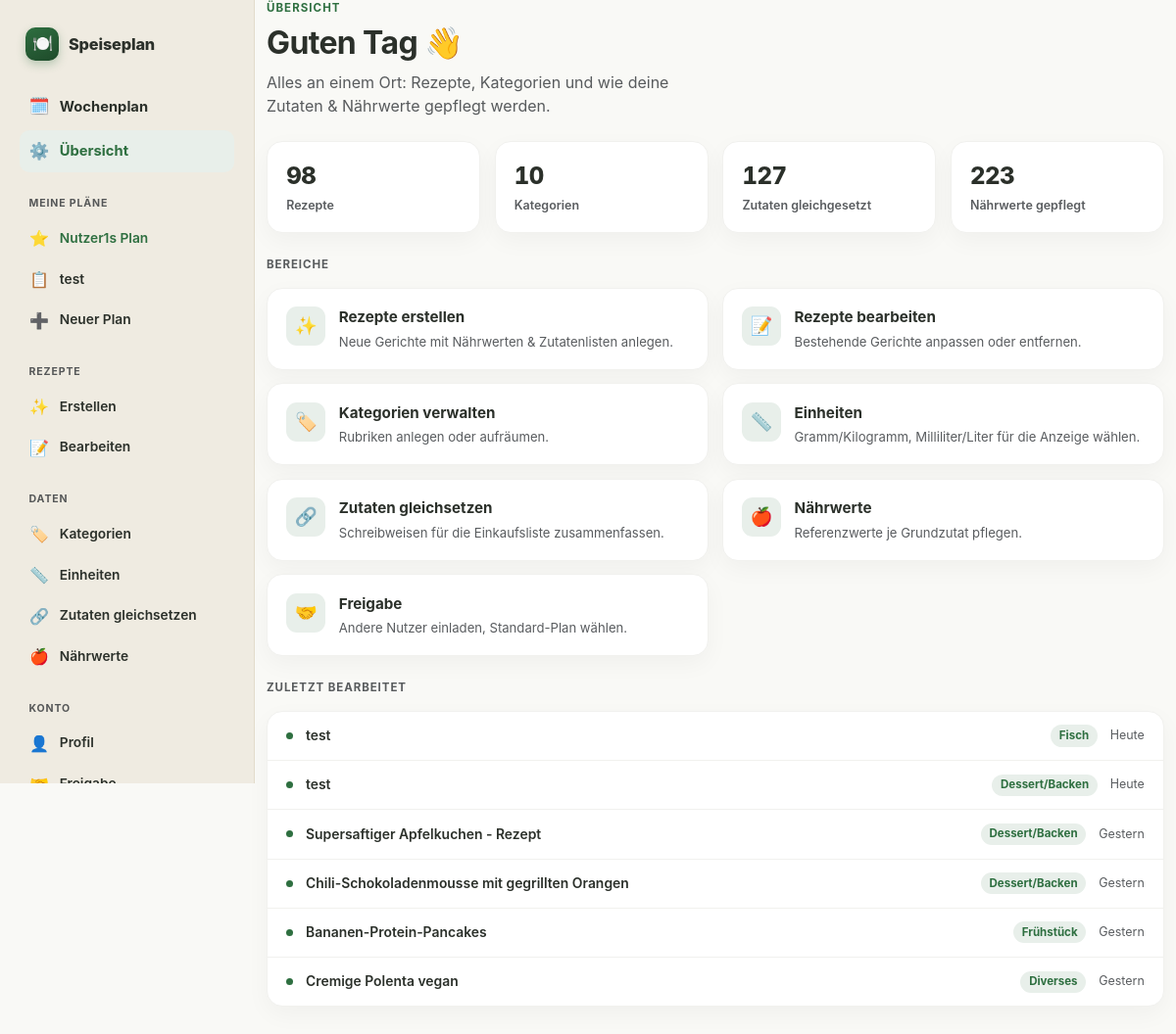
The app's page /manage (signed in) with its own data.
### models.py (models this page shows)
class PlanMembership(db.Model):
    id = db.Column(db.Integer, primary_key=True)
    plan_id = db.Column(db.Integer, db.ForeignKey('plan.id'), nullable=False, index=True)
    user_id = db.Column(db.Integer, db.ForeignKey('user.id'), nullable=False, index=True)
    is_starred = db.Column(db.Boolean, default=False, nullable=False)
    show_in_week_overview = db.Column(db.Boolean, default=True, nullable=False)
    __table_args__ = (db.UniqueConstraint('plan_id', 'user_id', name='uq_plan_membership_plan_id_user_id'),)
    plan = db.relationship('Plan')
    user = db.relationship('User')

class Plan(db.Model):
    id = db.Column(db.Integer, primary_key=True)
    name = db.Column(db.String(100), nullable=False)
    owner_user_id = db.Column(db.Integer, db.ForeignKey('user.id'), nullable=False)
    created_at = db.Column(db.DateTime, default=db.func.now())
    owner = db.relationship('User', foreign_keys=[owner_user_id])

class Recipe(db.Model):
    id = db.Column(db.Integer, primary_key=True)
    name = db.Column(db.String(100), nullable=False)
    owner_plan_id = db.Column(db.Integer, db.ForeignKey('plan.id'), nullable=False, index=True)
    category_id = db.Column(db.Integer, db.ForeignKey('category.id'), nullable=False)
    is_side_dish = db.Column(db.Boolean, default=False, nullable=False)
    is_favorite = db.Column(db.Boolean, default=False, nullable=False)
    servings = db.Column(db.Integer, nullable=False, default=2)
    calories = db.Column(db.Integer, default=0)
    protein = db.Column(db.Float, default=0.0)
    carbs = db.Column(db.Float, default=0.0)
    fat = db.Column(db.Float, default=0.0)
    nutrition_override = db.Column(db.Boolean, default=False, nullable=False)
    source_url = db.Column(db.String(500), nullable=True)
    instructions = db.Column(db.Text, nullable=True)
    updated_at = db.Column(db.DateTime, default=db.func.now())
    category = db.relationship('Category', backref=db.backref('recipes', lazy=True))
    owner_plan = db.relationship('Plan', foreign_keys=[owner_plan_id])
    ingredients = db.relationship('Ingredient', backref='recipe', cascade="all, delete-orphan")
    seasons = db.relationship('RecipeSeason', backref='recipe', cascade="all, delete-orphan")
    plan_links = db.relationship('RecipePlanLink', backref='recipe', cascade="all, delete-orphan")

class Category(db.Model):
    id = db.Column(db.Integer, primary_key=True)
    plan_id = db.Column(db.Integer, db.ForeignKey('plan.id'), nullable=False, index=True)
    name = db.Column(db.String(50), nullable=False)
    __table_args__ = (db.UniqueConstraint('plan_id', 'name', name='uq_category_plan_id_name'),)

### routes/manage.py (the view)
@manage_bp.route('/manage')
def manage():
    plan = current_plan()
    recent_recipes = (
        visible_recipes_query(plan.id).filter(Recipe.updated_at.isnot(None))
        .order_by(Recipe.updated_at.desc())
        .limit(RECENT_RECIPES_LIMIT)
        .all()
    )
    stats = {
        "recipe_count": visible_recipes_query(plan.id).count(),
        "category_count": Category.query.filter_by(plan_id=plan.id).count(),
        "aliased_ingredient_count": len(list_alias_canonical_names(plan.id)),
        "nutrition_entry_count": IngredientNutrition.query.filter_by(plan_id=plan.id).count(),
    }
    recent = [
        {"recipe": r, "when": _format_relative_day(r.updated_at)}
        for r in recent_recipes
    ]
    return render_template('manage.html', stats=stats, recent=recent)

### app.py (called while the page is built)
@app.before_request
def require_login():
    if request.endpoint is None or request.endpoint in ('auth.login', 'auth.register', 'static'):
        return None
    if current_user() is None:
        return redirect(url_for('auth.login', next=request.path))
    if current_plan() is None and request.endpoint not in ZERO_PLAN_ALLOWED_ENDPOINTS:
        return redirect(url_for('plan.index'))
    return None

@app.after_request
def set_security_headers(response):
    response.headers['X-Content-Type-Options'] = 'nosniff'
    response.headers['X-Frame-Options'] = 'DENY'
    response.headers['Referrer-Policy'] = 'same-origin'
    response.headers['Permissions-Policy'] = 'geolocation=(), camera=(), microphone=()'
    response.headers['Content-Security-Policy'] = (
        "default-src 'self'; "
        "script-src 'self' 'unsafe-inline'; "
        "style-src 'self' 'unsafe-inline'; "
        "img-src 'self' data:; "
        "frame-ancestors 'none'; "
        "base-uri 'self'; "
        "form-action 'self'"
    )
    return response

@app.context_processor
def inject_css_version():
    css_path = os.path.join(app.static_folder, 'style.css')
    try:
        css_version = int(os.path.getmtime(css_path))
    except OSError:
        css_version = 0
    return {'css_version': css_version}

@app.context_processor
def inject_current_user_and_plans():
    user = current_user()
    if user is None:
        return {'nav_current_user': None, 'nav_current_plan': None, 'nav_user_plans': []}
    return {
        'nav_current_user': user,
        'nav_current_plan': current_plan(),
        'nav_user_plans': user_plan_memberships(user),
    }

@app.context_processor
def inject_shopping_categories():
    return {
        'shopping_categories': SHOPPING_CATEGORIES,
        'shopping_uncategorized': UNCATEGORIZED,
        'pantry_categories': sorted(PANTRY_CATEGORIES),
    }

@app.context_processor
def inject_ingredient_aliases():
    plan = current_plan()
    return {'ingredient_aliases': get_all_aliases(plan.id) if plan else {}}

@app.context_processor
def inject_ingredient_nutrition():
    plan = current_plan()
    return {'ingredient_nutrition': get_all_nutrition_entries(plan.id) if plan else {}}

### routes/manage.py (called while the page is built)
def _format_relative_day(dt):
    days = (datetime.now(timezone.utc).replace(tzinfo=None).date() - dt.date()).days
    if days <= 0:
        return "Heute"
    if days == 1:
        return "Gestern"
    return f"vor {days} Tagen"

### templates/manage.html
{% extends 'base.html' %}
{% block content %}
<div style="max-width: 980px;">
    <div class="mb-4">
        <p class="eyebrow">Übersicht</p>
        <h1 class="fw-bold" style="font-size: 2rem; letter-spacing: -0.02em;">Guten Tag 👋</h1>
        <p class="text-muted" style="max-width: 46ch;">Alles an einem Ort: Rezepte, Kategorien und wie deine Zutaten &amp; Nährwerte gepflegt werden.</p>
    </div>
    <div class="stat-row mb-4">
        <div class="stat"><div class="num">{{ stats.recipe_count }}</div><div class="cap">Rezepte</div></div>
        <div class="stat"><div class="num">{{ stats.category_count }}</div><div class="cap">Kategorien</div></div>
        <div class="stat"><div class="num">{{ stats.aliased_ingredient_count }}</div><div class="cap">Zutaten gleichgesetzt</div></div>
        <div class="stat"><div class="num">{{ stats.nutrition_entry_count }}</div><div class="cap">Nährwerte gepflegt</div></div>
    </div>
    <p class="section-title">Bereiche</p>
    <div class="tile-grid">
        <a class="tile" href="{{ url_for('recipes.recipe_create_view') }}">
            <span class="ic">✨</span>
            <span class="txt"><span class="t">Rezepte erstellen</span><span class="d">Neue Gerichte mit Nährwerten &amp; Zutatenlisten anlegen.</span></span>
        </a>
        <a class="tile" href="{{ url_for('recipes.recipe_edit_list_view') }}">
            <span class="ic">📝</span>
            <span class="txt"><span class="t">Rezepte bearbeiten</span><span class="d">Bestehende Gerichte anpassen oder entfernen.</span></span>
        </a>
        <a class="tile" href="{{ url_for('categories.category_manage_view') }}">
            <span class="ic">🏷️</span>
            <span class="txt"><span class="t">Kategorien verwalten</span><span class="d">Rubriken anlegen oder aufräumen.</span></span>
        </a>
        <a class="tile" href="{{ url_for('settings.units_view') }}">
            <span class="ic">📏</span>
            <span class="txt"><span class="t">Einheiten</span><span class="d">Gramm/Kilogramm, Milliliter/Liter für die Anzeige wählen.</span></span>
        </a>
        <a class="tile" href="{{ url_for('settings.ingredient_aliases_view') }}">
            <span class="ic">🔗</span>
            <span class="txt"><span class="t">Zutaten gleichsetzen</span><span class="d">Schreibweisen für die Einkaufsliste zusammenfassen.</span></span>
        </a>
        <a class="tile" href="{{ url_for('settings.ingredient_nutrition_view') }}">
            <span class="ic">🍎</span>
            <span class="txt"><span class="t">Nährwerte</span><span class="d">Referenzwerte je Grundzutat pflegen.</span></span>
        </a>
        <a class="tile" href="{{ url_for('sharing.sharing_view') }}">
            <span class="ic">🤝</span>
            <span class="txt"><span class="t">Freigabe</span><span class="d">Andere Nutzer einladen, Standard-Plan wählen.</span></span>
        </a>
    </div>
    {% if recent %}
    <p class="section-title mt-4">Zuletzt bearbeitet</p>
    <div class="panel-list">
        {% for item in recent %}
        <div class="panel-row">
            <span class="dot"></span>
            <span class="name">{{ item.recipe.name }}{% if item.recipe.is_favorite %} ⭐{% endif %}</span>
            <span class="tag">{{ item.recipe.category.name }}</span>
            <span class="when">{{ item.when }}</span>
        </div>
        {% endfor %}
    </div>
    {% endif %}
</div>
{% endblock %}

### templates/base.html (shortened to what this page needs)
<!DOCTYPE html>
<html lang="de">
<head>
    <link rel="stylesheet" href="{{ url_for('static', filename='bootstrap.min.css') }}" type="text/css">
    <link rel="stylesheet" href="{{ url_for('static', filename='style.css') }}?v={{ css_version }}" type="text/css">
</head>
<body>
    <div class="app-shell">
        <aside class="app-rail">
            <a class="rail-brand" href="/">
                <span class="mark">🍽️</span>
                <span class="name">Speiseplan</span>
            </a>
            <div class="nav-primary">
                <a class="nav-link {% if request.path == '/' or request.path.startswith('/plan') %}active{% endif %}" href="/"><span class="ic">🗓️</span>Wochenplan</a>
                <a class="nav-link {% if request.path == '/manage' %}active{% endif %}" href="/manage"><span class="ic">⚙️</span>Übersicht</a>
            </div>
            <div class="rail-section">
                <div class="rail-label">Meine Pläne</div>
                {% for membership in nav_user_plans %}
                <form method="POST" action="{{ url_for('auth.switch_plan', plan_id=membership.plan_id) }}">
                    <button type="submit" class="rail-link w-100 text-start border-0 bg-transparent {% if nav_current_plan and membership.plan_id == nav_current_plan.id %}active{% endif %}">
                        <span class="ic">{{ '⭐' if membership.is_starred else '📋' }}</span>{{ membership.plan.name }}
                    </button>
                </form>
                {% endfor %}
                <button type="button" class="rail-link w-100 text-start border-0 bg-transparent" data-bs-toggle="modal" data-bs-target="#createPlanModal">
                    <span class="ic">➕</span>Neuer Plan
                </button>
            </div>
            <div class="rail-section">
                <div class="rail-label">Rezepte</div>
                <a class="rail-link {% if request.path == '/manage/recipe/create' %}active{% endif %}" href="/manage/recipe/create"><span class="ic">✨</span>Erstellen</a>
                <a class="rail-link {% if request.path == '/manage/recipe/edit-list' or request.path.startswith('/manage/recipe/edit/') %}active{% endif %}" href="/manage/recipe/edit-list"><span class="ic">📝</span>Bearbeiten</a>
            </div>
            <div class="rail-section">
                <div class="rail-label">Daten</div>
                <a class="rail-link {% if request.path == '/manage/categories' %}active{% endif %}" href="/manage/categories"><span class="ic">🏷️</span>Kategorien</a>
                <a class="rail-link {% if request.path == '/manage/units' %}active{% endif %}" href="/manage/units"><span class="ic">📏</span>Einheiten</a>
                <a class="rail-link {% if request.path == '/manage/ingredient-aliases' %}active{% endif %}" href="/manage/ingredient-aliases"><span class="ic">🔗</span>Zutaten gleichsetzen</a>
                <a class="rail-link {% if request.path == '/manage/ingredient-nutrition' %}active{% endif %}" href="/manage/ingredient-nutrition"><span class="ic">🍎</span>Nährwerte</a>
            </div>
            <div class="rail-section">
                <div class="rail-label">Konto</div>
                <a class="rail-link {% if request.path == '/manage/account' %}active{% endif %}" href="/manage/account"><span class="ic">👤</span>Profil</a>
                <a class="rail-link {% if request.path == '/manage/sharing' %}active{% endif %}" href="/manage/sharing"><span class="ic">🤝</span>Freigabe</a>
            </div>
        </aside>
        <div class="app-content">
            <div class="container pb-5">
                {% block content %}{% endblock %}
            </div>
        </div>
    </div>
</body>
</html>

### templates/base.html (style rules this page uses)
body { font-family: -apple-system, BlinkMacSystemFont, "Segoe UI", Roboto, Helvetica, Arial, sans-serif; }

### records on screen
PlanMembership: is_starred "⭐", plan.name "Nutzer1s Plan"
PlanMembership: is_starred "📋", plan.name "test"
Recipe: recipe.name "test"
Category: recipe.category.name "Fisch"
Recipe: recipe.name "test"
Category: recipe.category.name "Dessert/Backen" "Dessert/Backen" "Dessert/Backen"
Recipe: recipe.name "Supersaftiger Apfelkuchen - Rezept"
Recipe: recipe.name "Chili-Schokoladenmousse mit gegrillten Orangen"
Recipe: recipe.name "Bananen-Protein-Pancakes"
Category: recipe.category.name "Frühstück"
Recipe: recipe.name "Cremige Polenta vegan"
Category: recipe.category.name "Diverses"

### other values on screen
{{ stats.recipe_count }} "98"
{{ stats.category_count }} "10"
{{ stats.aliased_ingredient_count }} "127"
{{ stats.nutrition_entry_count }} "223"
{{ item.when }} "Heute" "Heute" "Gestern" "Gestern" "Gestern" "Gestern"
